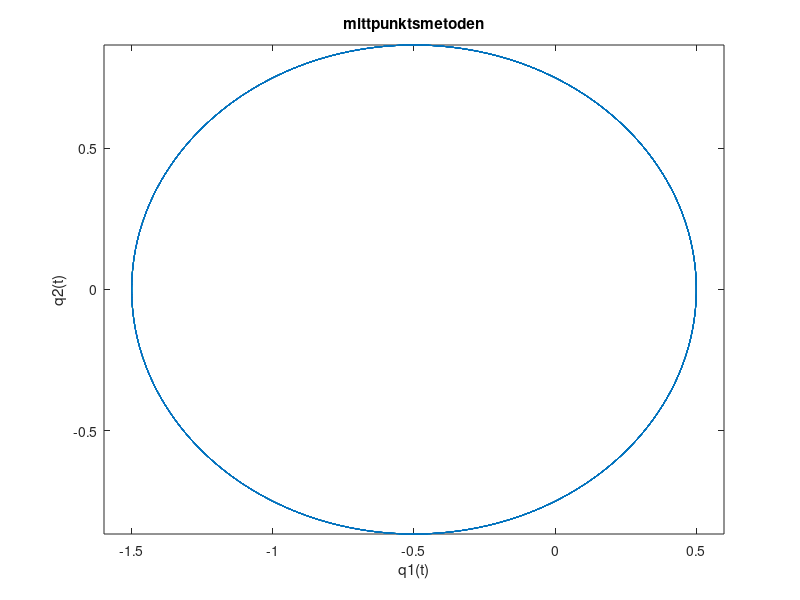

The MATLAB script that drew this image: (Note: this script raises an error after producing the figure.)
close all
% Set step size, number of iterations and tolerance
h = 0.001; 
n = 90000; 
tol = 1e-10;

% Initialize u matrix with zeros
u = zeros(4,n);


% Set initial values for variables
a=0.5;
u(:,1)=[1-a; 0; 0; sqrt((1+a)/(1-a))];

f = @(q1,q2,p1,p2,q3,q4,p3,p4) [1/2*(h*p1+h*p3); 1/2*(h*p2+h*p4);h*(-1/2*(q1+q3)/((1/2*(q1+q3))^2 +(1/2*(q2+q4))^2)^(3/2));h*(-1/2*(q2+q4)/((1/2*(q1+q3))^2 +(1/2*(q2+q4))^2)^(3/2))];
for i=2:n
    w = u(:,i-1);
    while max(abs(u(:,i-1) + f(w(1),w(2),w(3),w(4),u(1,i-1),u(2,i-1),u(3,i-1),u(4,i-1))-w))> tol
    
    w = u(:,i-1) + f(w(1),w(2),w(3),w(4),u(1,i-1),u(2,i-1),u(3,i-1),u(4,i-1));
    end
   u(:,i)=w;
end

q1=u(1,:);
q2=u(2,:);
plot(q1,q2)
title('mittpunktsmetoden')
xlabel('q1(t)')
ylabel('q2(t)')

axis equal

energi(u,h,n)